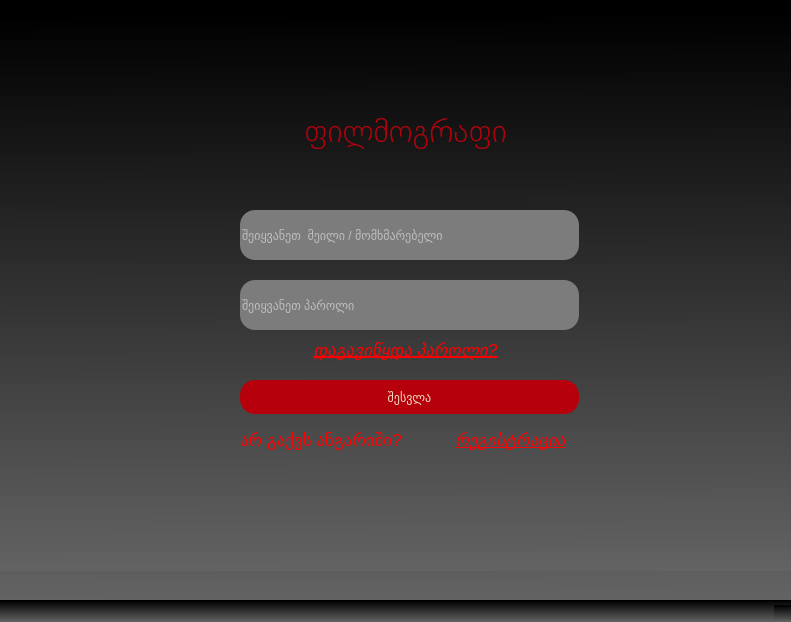
<?xml version="1.0" encoding="UTF-8"?>
<ui version="4.0">
 <class>MainWindow</class>
 <widget class="QMainWindow" name="MainWindow">
  <property name="geometry">
   <rect>
    <x>0</x>
    <y>0</y>
    <width>791</width>
    <height>622</height>
   </rect>
  </property>
  <property name="minimumSize">
   <size>
    <width>0</width>
    <height>50</height>
   </size>
  </property>
  <property name="windowTitle">
   <string>MainWindow</string>
  </property>
  <property name="styleSheet">
   <string notr="true">background-color: qlineargradient(spread:pad, x1:0.497826, y1:1, x2:0.492537, y2:0.023, stop:0 rgba(99, 99, 99, 255), stop:1 rgba(0, 0, 0, 255));</string>
  </property>
  <widget class="QWidget" name="centralwidget">
   <widget class="QStackedWidget" name="stackedWidget">
    <property name="geometry">
     <rect>
      <x>0</x>
      <y>0</y>
      <width>791</width>
      <height>571</height>
     </rect>
    </property>
    <property name="currentIndex">
     <number>0</number>
    </property>
    <widget class="QWidget" name="page">
     <widget class="QLabel" name="label">
      <property name="geometry">
       <rect>
        <x>240</x>
        <y>90</y>
        <width>331</width>
        <height>81</height>
       </rect>
      </property>
      <property name="font">
       <font>
        <family>MS Shell Dlg 2</family>
        <pointsize>24</pointsize>
        <weight>9</weight>
        <italic>false</italic>
        <bold>false</bold>
       </font>
      </property>
      <property name="styleSheet">
       <string notr="true">font: 75 24pt &quot;MS Shell Dlg 2&quot;;
color: rgb(182, 1, 13);
background-color: none;</string>
      </property>
      <property name="text">
       <string>ფილმოგრაფი</string>
      </property>
      <property name="alignment">
       <set>Qt::AlignCenter</set>
      </property>
     </widget>
     <widget class="QLineEdit" name="l">
      <property name="geometry">
       <rect>
        <x>240</x>
        <y>210</y>
        <width>339</width>
        <height>50</height>
       </rect>
      </property>
      <property name="minimumSize">
       <size>
        <width>0</width>
        <height>50</height>
       </size>
      </property>
      <property name="styleSheet">
       <string notr="true">QLineEdit {background-color: rgb(124, 124, 124);
font: 10pt &quot;MS Shell Dlg 2&quot;;
border:gray;
color:white;
border-radius: 15px;
transition: 1.5s all-in-ease;
}


QLineEdit:hover{
cursor : pointer;
border: 2px solid rgb(182, 1, 13);
}


</string>
      </property>
      <property name="text">
       <string/>
      </property>
      <property name="placeholderText">
       <string>შეიყვანეთ  მეილი / მომხმარებელი</string>
      </property>
     </widget>
     <widget class="QLineEdit" name="lineEdit_2">
      <property name="geometry">
       <rect>
        <x>240</x>
        <y>280</y>
        <width>339</width>
        <height>50</height>
       </rect>
      </property>
      <property name="minimumSize">
       <size>
        <width>0</width>
        <height>50</height>
       </size>
      </property>
      <property name="cursor">
       <cursorShape>IBeamCursor</cursorShape>
      </property>
      <property name="styleSheet">
       <string notr="true">QLineEdit {background-color: rgb(124, 124, 124);
font: 10pt &quot;MS Shell Dlg 2&quot;;
border:gray;
color:white;
border-radius: 15px;
transition: 1.5s all-in-ease;
}


QLineEdit:hover{
cursor : pointer;
border: 2px solid rgb(182, 1, 13);
}
</string>
      </property>
      <property name="text">
       <string/>
      </property>
      <property name="placeholderText">
       <string>შეიყვანეთ პაროლი</string>
      </property>
     </widget>
     <widget class="QPushButton" name="pushButton_2">
      <property name="geometry">
       <rect>
        <x>240</x>
        <y>380</y>
        <width>339</width>
        <height>34</height>
       </rect>
      </property>
      <property name="cursor">
       <cursorShape>PointingHandCursor</cursorShape>
      </property>
      <property name="styleSheet">
       <string notr="true">background-color: rgb(182, 1, 13);
font: 12pt &quot;MS Shell Dlg 2&quot;;
color: rgb(239, 219, 191);
border-radius: 15px;</string>
      </property>
      <property name="text">
       <string>შესვლა</string>
      </property>
     </widget>
     <widget class="QPushButton" name="pushButton">
      <property name="geometry">
       <rect>
        <x>420</x>
        <y>420</y>
        <width>181</width>
        <height>41</height>
       </rect>
      </property>
      <property name="font">
       <font>
        <family>MS Shell Dlg 2</family>
        <pointsize>13</pointsize>
        <weight>50</weight>
        <italic>true</italic>
        <bold>false</bold>
        <underline>true</underline>
       </font>
      </property>
      <property name="cursor">
       <cursorShape>PointingHandCursor</cursorShape>
      </property>
      <property name="styleSheet">
       <string notr="true">color: red;
background-color: transparent;
border: none; </string>
      </property>
      <property name="text">
       <string>რეგისტრაცია</string>
      </property>
     </widget>
     <widget class="QPushButton" name="pushButton_12">
      <property name="geometry">
       <rect>
        <x>240</x>
        <y>330</y>
        <width>331</width>
        <height>40</height>
       </rect>
      </property>
      <property name="font">
       <font>
        <family>MS Shell Dlg 2</family>
        <pointsize>13</pointsize>
        <weight>50</weight>
        <italic>true</italic>
        <bold>false</bold>
        <underline>true</underline>
       </font>
      </property>
      <property name="cursor">
       <cursorShape>PointingHandCursor</cursorShape>
      </property>
      <property name="styleSheet">
       <string notr="true">color: red;
background-color: transparent;
border: none; </string>
      </property>
      <property name="text">
       <string>დაგავიწყდა პაროლი?</string>
      </property>
     </widget>
     <widget class="QLabel" name="label_10">
      <property name="geometry">
       <rect>
        <x>240</x>
        <y>420</y>
        <width>211</width>
        <height>41</height>
       </rect>
      </property>
      <property name="font">
       <font>
        <family>MS Shell Dlg 2</family>
        <pointsize>13</pointsize>
        <weight>50</weight>
        <italic>false</italic>
        <bold>false</bold>
       </font>
      </property>
      <property name="styleSheet">
       <string notr="true">color: red;
background-color: transparent;</string>
      </property>
      <property name="text">
       <string>არ გაქვს ანგარიში?</string>
      </property>
     </widget>
    </widget>
    <widget class="QWidget" name="page_2">
     <widget class="QLineEdit" name="l_2">
      <property name="geometry">
       <rect>
        <x>230</x>
        <y>130</y>
        <width>339</width>
        <height>50</height>
       </rect>
      </property>
      <property name="minimumSize">
       <size>
        <width>0</width>
        <height>50</height>
       </size>
      </property>
      <property name="styleSheet">
       <string notr="true">QLineEdit {background-color: rgb(124, 124, 124);
font: 10pt &quot;MS Shell Dlg 2&quot;;
border:gray;
color:white;
border-radius: 15px;
transition: 1.5s all-in-ease;
}


QLineEdit:hover{
cursor : pointer;
border: 2px solid rgb(182, 1, 13);
}


</string>
      </property>
      <property name="text">
       <string/>
      </property>
      <property name="placeholderText">
       <string>შეიყვანეთ მომხმარებლის სახელი</string>
      </property>
     </widget>
     <widget class="QLineEdit" name="lineEdit_3">
      <property name="geometry">
       <rect>
        <x>230</x>
        <y>270</y>
        <width>339</width>
        <height>50</height>
       </rect>
      </property>
      <property name="minimumSize">
       <size>
        <width>0</width>
        <height>50</height>
       </size>
      </property>
      <property name="cursor">
       <cursorShape>IBeamCursor</cursorShape>
      </property>
      <property name="styleSheet">
       <string notr="true">QLineEdit {background-color: rgb(124, 124, 124);
font: 10pt &quot;MS Shell Dlg 2&quot;;
border:gray;
color:white;
border-radius: 15px;
transition: 1.5s all-in-ease;
}


QLineEdit:hover{
cursor : pointer;
border: 2px solid rgb(182, 1, 13);
}
</string>
      </property>
      <property name="text">
       <string/>
      </property>
      <property name="placeholderText">
       <string>შეიყვანეთ პაროლი</string>
      </property>
     </widget>
     <widget class="QLineEdit" name="lineEdit_4">
      <property name="geometry">
       <rect>
        <x>230</x>
        <y>200</y>
        <width>339</width>
        <height>50</height>
       </rect>
      </property>
      <property name="minimumSize">
       <size>
        <width>0</width>
        <height>50</height>
       </size>
      </property>
      <property name="cursor">
       <cursorShape>IBeamCursor</cursorShape>
      </property>
      <property name="styleSheet">
       <string notr="true">QLineEdit {background-color: rgb(124, 124, 124);
font: 10pt &quot;MS Shell Dlg 2&quot;;
border:gray;
color:white;
border-radius: 15px;
transition: 1.5s all-in-ease;
}


QLineEdit:hover{
cursor : pointer;
border: 2px solid rgb(182, 1, 13);
}
</string>
      </property>
      <property name="text">
       <string/>
      </property>
      <property name="placeholderText">
       <string>შეიყვანეთ მეილი</string>
      </property>
     </widget>
     <widget class="QLineEdit" name="lineEdit_5">
      <property name="geometry">
       <rect>
        <x>230</x>
        <y>340</y>
        <width>339</width>
        <height>50</height>
       </rect>
      </property>
      <property name="minimumSize">
       <size>
        <width>0</width>
        <height>50</height>
       </size>
      </property>
      <property name="cursor">
       <cursorShape>IBeamCursor</cursorShape>
      </property>
      <property name="styleSheet">
       <string notr="true">QLineEdit {background-color: rgb(124, 124, 124);
font: 10pt &quot;MS Shell Dlg 2&quot;;
border:gray;
color:white;
border-radius: 15px;
transition: 1.5s all-in-ease;
}


QLineEdit:hover{
cursor : pointer;
border: 2px solid rgb(182, 1, 13);
}
</string>
      </property>
      <property name="text">
       <string/>
      </property>
      <property name="placeholderText">
       <string>გაიმეორეთ პაროლი</string>
      </property>
     </widget>
     <widget class="QPushButton" name="pushButton_3">
      <property name="geometry">
       <rect>
        <x>398</x>
        <y>410</y>
        <width>171</width>
        <height>34</height>
       </rect>
      </property>
      <property name="cursor">
       <cursorShape>PointingHandCursor</cursorShape>
      </property>
      <property name="styleSheet">
       <string notr="true">background-color: rgb(182, 1, 13);
font: 12pt &quot;MS Shell Dlg 2&quot;;
color: rgb(239, 219, 191);
</string>
      </property>
      <property name="text">
       <string>რეგისტრაცია</string>
      </property>
     </widget>
     <widget class="QPushButton" name="pushButton_4">
      <property name="geometry">
       <rect>
        <x>230</x>
        <y>410</y>
        <width>171</width>
        <height>34</height>
       </rect>
      </property>
      <property name="cursor">
       <cursorShape>PointingHandCursor</cursorShape>
      </property>
      <property name="styleSheet">
       <string notr="true">background-color: rgb(255, 255, 255);
font: 12pt &quot;MS Shell Dlg 2&quot;;
color: rgb(172, 48, 48);
</string>
      </property>
      <property name="text">
       <string>უკან დაბრუნება</string>
      </property>
     </widget>
    </widget>
    <widget class="QWidget" name="page_3">
     <widget class="QTabWidget" name="tabWidget">
      <property name="geometry">
       <rect>
        <x>0</x>
        <y>0</y>
        <width>791</width>
        <height>571</height>
       </rect>
      </property>
      <property name="font">
       <font>
        <pointsize>10</pointsize>
       </font>
      </property>
      <property name="cursor">
       <cursorShape>ArrowCursor</cursorShape>
      </property>
      <property name="styleSheet">
       <string notr="true">background-color: black; color: rgb(182, 1, 13);</string>
      </property>
      <property name="currentIndex">
       <number>0</number>
      </property>
      <widget class="QWidget" name="tab">
       <attribute name="title">
        <string>Main page</string>
       </attribute>
       <widget class="QLineEdit" name="lineEdit">
        <property name="geometry">
         <rect>
          <x>50</x>
          <y>50</y>
          <width>309</width>
          <height>41</height>
         </rect>
        </property>
        <property name="font">
         <font>
          <family>MS Shell Dlg 2</family>
          <pointsize>10</pointsize>
          <weight>50</weight>
          <italic>false</italic>
          <bold>false</bold>
         </font>
        </property>
        <property name="styleSheet">
         <string notr="true">QLineEdit {background-color: rgb(124, 124, 124);
font: 10pt &quot;MS Shell Dlg 2&quot;;
border:gray;
color:white;
transition: 1.5s all-in-ease;
}


QLineEdit:hover{
cursor : pointer;
border: 2px solid rgb(182, 1, 13);
}
</string>
        </property>
        <property name="alignment">
         <set>Qt::AlignCenter</set>
        </property>
        <property name="placeholderText">
         <string>შეიყვანე ფილმის სახელი</string>
        </property>
       </widget>
       <widget class="QPushButton" name="pushButton_5">
        <property name="geometry">
         <rect>
          <x>360</x>
          <y>50</y>
          <width>121</width>
          <height>41</height>
         </rect>
        </property>
        <property name="font">
         <font>
          <pointsize>14</pointsize>
          <weight>75</weight>
          <bold>true</bold>
         </font>
        </property>
        <property name="cursor">
         <cursorShape>PointingHandCursor</cursorShape>
        </property>
        <property name="styleSheet">
         <string notr="true">color:  rgb(182, 1, 13); background-color:white;</string>
        </property>
        <property name="text">
         <string>ძიება</string>
        </property>
       </widget>
       <widget class="QListWidget" name="listWidget">
        <property name="geometry">
         <rect>
          <x>50</x>
          <y>120</y>
          <width>681</width>
          <height>351</height>
         </rect>
        </property>
        <property name="cursor" stdset="0">
         <cursorShape>PointingHandCursor</cursorShape>
        </property>
        <property name="styleSheet">
         <string notr="true">color:white; background-color: rgb(182, 1, 13);</string>
        </property>
       </widget>
       <widget class="QPushButton" name="pushButton_10">
        <property name="geometry">
         <rect>
          <x>520</x>
          <y>50</y>
          <width>211</width>
          <height>41</height>
         </rect>
        </property>
        <property name="font">
         <font>
          <pointsize>11</pointsize>
          <italic>true</italic>
         </font>
        </property>
        <property name="cursor">
         <cursorShape>PointingHandCursor</cursorShape>
        </property>
        <property name="styleSheet">
         <string notr="true">color:  rgb(182, 1, 13); background-color:white;</string>
        </property>
        <property name="text">
         <string>არ იცი რას უყურო?</string>
        </property>
       </widget>
      </widget>
      <widget class="QWidget" name="tab_2">
       <attribute name="title">
        <string>User</string>
       </attribute>
       <widget class="QLabel" name="label_3">
        <property name="geometry">
         <rect>
          <x>150</x>
          <y>0</y>
          <width>461</width>
          <height>81</height>
         </rect>
        </property>
        <property name="font">
         <font>
          <pointsize>23</pointsize>
         </font>
        </property>
        <property name="styleSheet">
         <string notr="true">background:none;</string>
        </property>
        <property name="text">
         <string>მომხმარებლის პროფილი</string>
        </property>
       </widget>
       <widget class="QTableWidget" name="tableWidget">
        <property name="geometry">
         <rect>
          <x>30</x>
          <y>90</y>
          <width>511</width>
          <height>421</height>
         </rect>
        </property>
        <property name="styleSheet">
         <string notr="true"/>
        </property>
        <row>
         <property name="text">
          <string/>
         </property>
        </row>
        <row>
         <property name="text">
          <string/>
         </property>
        </row>
        <row>
         <property name="text">
          <string/>
         </property>
        </row>
        <column>
         <property name="text">
          <string>WATCH LATER</string>
         </property>
        </column>
        <column>
         <property name="text">
          <string>FAVORITES</string>
         </property>
        </column>
        <column>
         <property name="text">
          <string>WATCHED</string>
         </property>
        </column>
        <item row="0" column="0">
         <property name="text">
          <string/>
         </property>
        </item>
        <item row="0" column="1">
         <property name="text">
          <string/>
         </property>
        </item>
        <item row="0" column="2">
         <property name="text">
          <string/>
         </property>
        </item>
       </widget>
       <widget class="QPushButton" name="pushButton_11">
        <property name="geometry">
         <rect>
          <x>570</x>
          <y>420</y>
          <width>191</width>
          <height>51</height>
         </rect>
        </property>
        <property name="font">
         <font>
          <pointsize>15</pointsize>
         </font>
        </property>
        <property name="cursor">
         <cursorShape>PointingHandCursor</cursorShape>
        </property>
        <property name="styleSheet">
         <string notr="true">background-color:  rgb(182, 1, 13); color:  rgb(239, 219, 191);
border-radius: 15px;</string>
        </property>
        <property name="text">
         <string>გასვლა</string>
        </property>
       </widget>
       <widget class="QPushButton" name="pushButton_13">
        <property name="geometry">
         <rect>
          <x>570</x>
          <y>120</y>
          <width>191</width>
          <height>71</height>
         </rect>
        </property>
        <property name="font">
         <font>
          <pointsize>15</pointsize>
         </font>
        </property>
        <property name="cursor">
         <cursorShape>PointingHandCursor</cursorShape>
        </property>
        <property name="styleSheet">
         <string notr="true">background-color:  rgb(182, 1, 13); color:  rgb(239, 219, 191);
border-radius: 15px;</string>
        </property>
        <property name="text">
         <string>პროფილის 
რედაქტირება</string>
        </property>
       </widget>
       <widget class="QPushButton" name="pushButton_14">
        <property name="geometry">
         <rect>
          <x>570</x>
          <y>280</y>
          <width>191</width>
          <height>51</height>
         </rect>
        </property>
        <property name="font">
         <font>
          <pointsize>15</pointsize>
         </font>
        </property>
        <property name="cursor">
         <cursorShape>PointingHandCursor</cursorShape>
        </property>
        <property name="styleSheet">
         <string notr="true">background-color:  rgb(182, 1, 13); color:  rgb(239, 219, 191);
border-radius: 15px;</string>
        </property>
        <property name="text">
         <string>სტატისტიკა</string>
        </property>
       </widget>
       <widget class="QPushButton" name="pushButton_7">
        <property name="geometry">
         <rect>
          <x>570</x>
          <y>350</y>
          <width>191</width>
          <height>51</height>
         </rect>
        </property>
        <property name="font">
         <font>
          <pointsize>15</pointsize>
         </font>
        </property>
        <property name="cursor">
         <cursorShape>PointingHandCursor</cursorShape>
        </property>
        <property name="styleSheet">
         <string notr="true">background-color:  rgb(182, 1, 13); color:  rgb(239, 219, 191);
border-radius: 15px;</string>
        </property>
        <property name="text">
         <string>ჩვენს შესახებ</string>
        </property>
       </widget>
       <widget class="QPushButton" name="pushButton_8">
        <property name="geometry">
         <rect>
          <x>570</x>
          <y>210</y>
          <width>191</width>
          <height>51</height>
         </rect>
        </property>
        <property name="font">
         <font>
          <pointsize>15</pointsize>
         </font>
        </property>
        <property name="cursor">
         <cursorShape>PointingHandCursor</cursorShape>
        </property>
        <property name="styleSheet">
         <string notr="true">background-color:  rgb(182, 1, 13); color:  rgb(239, 219, 191);
border-radius: 15px;</string>
        </property>
        <property name="text">
         <string>დახმარება</string>
        </property>
       </widget>
      </widget>
      <widget class="QWidget" name="tab_4">
       <attribute name="title">
        <string>Fun</string>
       </attribute>
       <widget class="QLabel" name="label_4">
        <property name="geometry">
         <rect>
          <x>50</x>
          <y>50</y>
          <width>301</width>
          <height>151</height>
         </rect>
        </property>
        <property name="font">
         <font>
          <pointsize>30</pointsize>
         </font>
        </property>
        <property name="styleSheet">
         <string notr="true">background-color: transparent;</string>
        </property>
        <property name="text">
         <string>არ იცი 
რას უყურო?</string>
        </property>
        <property name="alignment">
         <set>Qt::AlignCenter</set>
        </property>
       </widget>
       <widget class="QPushButton" name="pushButton_9">
        <property name="geometry">
         <rect>
          <x>40</x>
          <y>310</y>
          <width>331</width>
          <height>101</height>
         </rect>
        </property>
        <property name="font">
         <font>
          <pointsize>50</pointsize>
          <italic>false</italic>
          <underline>false</underline>
         </font>
        </property>
        <property name="cursor">
         <cursorShape>PointingHandCursor</cursorShape>
        </property>
        <property name="styleSheet">
         <string notr="true">background-color: rgb(255, 255, 255);
border-radius: 15px;</string>
        </property>
        <property name="text">
         <string>დააჭირე</string>
        </property>
       </widget>
       <widget class="QLabel" name="label_6">
        <property name="geometry">
         <rect>
          <x>410</x>
          <y>30</y>
          <width>361</width>
          <height>41</height>
         </rect>
        </property>
        <property name="font">
         <font>
          <pointsize>18</pointsize>
         </font>
        </property>
        <property name="styleSheet">
         <string notr="true">background-color: transparent;</string>
        </property>
        <property name="text">
         <string>როგორია შენი განწყობა?</string>
        </property>
        <property name="alignment">
         <set>Qt::AlignCenter</set>
        </property>
       </widget>
       <widget class="QWidget" name="gridLayoutWidget">
        <property name="geometry">
         <rect>
          <x>410</x>
          <y>80</y>
          <width>361</width>
          <height>445</height>
         </rect>
        </property>
        <layout class="QGridLayout" name="gridLayout">
         <item row="2" column="0">
          <widget class="QRadioButton" name="radioButton_7">
           <property name="font">
            <font>
             <pointsize>16</pointsize>
            </font>
           </property>
           <property name="styleSheet">
            <string notr="true">background-color: transparent;</string>
           </property>
           <property name="text">
            <string>საშიში</string>
           </property>
          </widget>
         </item>
         <item row="9" column="0">
          <widget class="QRadioButton" name="radioButton_8">
           <property name="font">
            <font>
             <pointsize>16</pointsize>
            </font>
           </property>
           <property name="styleSheet">
            <string notr="true">background-color: transparent;</string>
           </property>
           <property name="text">
            <string>თვითშემეცნება</string>
           </property>
          </widget>
         </item>
         <item row="3" column="0">
          <widget class="QRadioButton" name="radioButton_3">
           <property name="font">
            <font>
             <pointsize>16</pointsize>
            </font>
           </property>
           <property name="styleSheet">
            <string notr="true">background-color: transparent;</string>
           </property>
           <property name="text">
            <string>სევდიანი</string>
           </property>
          </widget>
         </item>
         <item row="6" column="0">
          <widget class="QRadioButton" name="radioButton_9">
           <property name="font">
            <font>
             <pointsize>16</pointsize>
            </font>
           </property>
           <property name="styleSheet">
            <string notr="true">background-color: transparent;</string>
           </property>
           <property name="text">
            <string>ნოსტალგიური</string>
           </property>
          </widget>
         </item>
         <item row="4" column="0">
          <widget class="QRadioButton" name="radioButton_2">
           <property name="font">
            <font>
             <pointsize>16</pointsize>
            </font>
           </property>
           <property name="styleSheet">
            <string notr="true">background-color: transparent;</string>
           </property>
           <property name="text">
            <string>მოწყენილი</string>
           </property>
          </widget>
         </item>
         <item row="0" column="0">
          <widget class="QRadioButton" name="radioButton">
           <property name="font">
            <font>
             <pointsize>16</pointsize>
            </font>
           </property>
           <property name="styleSheet">
            <string notr="true">background-color: transparent;</string>
           </property>
           <property name="text">
            <string>მხიარული</string>
           </property>
          </widget>
         </item>
         <item row="5" column="0">
          <widget class="QRadioButton" name="radioButton_6">
           <property name="font">
            <font>
             <pointsize>16</pointsize>
            </font>
           </property>
           <property name="styleSheet">
            <string notr="true">background-color: transparent;</string>
           </property>
           <property name="text">
            <string>შეყვარებული</string>
           </property>
          </widget>
         </item>
         <item row="7" column="0">
          <widget class="QRadioButton" name="radioButton_10">
           <property name="font">
            <font>
             <pointsize>16</pointsize>
            </font>
           </property>
           <property name="styleSheet">
            <string notr="true">background-color: transparent;</string>
           </property>
           <property name="text">
            <string>მჭირდება ინსპირაცია</string>
           </property>
          </widget>
         </item>
         <item row="10" column="0">
          <widget class="QRadioButton" name="radioButton_11">
           <property name="font">
            <font>
             <pointsize>16</pointsize>
            </font>
           </property>
           <property name="styleSheet">
            <string notr="true">background-color: transparent;</string>
           </property>
           <property name="text">
            <string>საოჯახო დრო</string>
           </property>
          </widget>
         </item>
         <item row="11" column="0">
          <widget class="QRadioButton" name="radioButton_5">
           <property name="font">
            <font>
             <pointsize>16</pointsize>
            </font>
           </property>
           <property name="styleSheet">
            <string notr="true">background-color: transparent;</string>
           </property>
           <property name="text">
            <string>გამაოცე</string>
           </property>
          </widget>
         </item>
        </layout>
       </widget>
      </widget>
     </widget>
    </widget>
    <widget class="QWidget" name="page_4">
     <widget class="QLabel" name="label_2">
      <property name="geometry">
       <rect>
        <x>210</x>
        <y>30</y>
        <width>431</width>
        <height>71</height>
       </rect>
      </property>
      <property name="font">
       <font>
        <pointsize>23</pointsize>
       </font>
      </property>
      <property name="styleSheet">
       <string notr="true">color: rgb(182, 1, 13); background:none;</string>
      </property>
      <property name="text">
       <string/>
      </property>
     </widget>
     <widget class="QLineEdit" name="lineEdit_6">
      <property name="geometry">
       <rect>
        <x>90</x>
        <y>190</y>
        <width>371</width>
        <height>41</height>
       </rect>
      </property>
      <property name="styleSheet">
       <string notr="true">QLineEdit {background-color: rgb(124, 124, 124);
font: 10pt &quot;MS Shell Dlg 2&quot;;
border:gray;
color:white;
border-radius: 15px;
transition: 1.5s all-in-ease;
}


QLineEdit:hover{
cursor : pointer;
border: 2px solid rgb(182, 1, 13);
}
</string>
      </property>
      <property name="placeholderText">
       <string>ახალი სახელი</string>
      </property>
     </widget>
     <widget class="QLineEdit" name="lineEdit_7">
      <property name="geometry">
       <rect>
        <x>90</x>
        <y>270</y>
        <width>371</width>
        <height>41</height>
       </rect>
      </property>
      <property name="styleSheet">
       <string notr="true">QLineEdit {background-color: rgb(124, 124, 124);
font: 10pt &quot;MS Shell Dlg 2&quot;;
border:gray;
color:white;
border-radius: 15px;
transition: 1.5s all-in-ease;
}


QLineEdit:hover{
cursor : pointer;
border: 2px solid rgb(182, 1, 13);
}
</string>
      </property>
      <property name="placeholderText">
       <string>ახალი პაროლი</string>
      </property>
     </widget>
     <widget class="QPushButton" name="pushButton_15">
      <property name="geometry">
       <rect>
        <x>480</x>
        <y>190</y>
        <width>201</width>
        <height>41</height>
       </rect>
      </property>
      <property name="font">
       <font>
        <pointsize>13</pointsize>
       </font>
      </property>
      <property name="cursor">
       <cursorShape>PointingHandCursor</cursorShape>
      </property>
      <property name="styleSheet">
       <string notr="true">background-color:  rgb(182, 1, 13); color:  rgb(239, 219, 191);
border-radius: 15px;</string>
      </property>
      <property name="text">
       <string>სახელის შეცვლა</string>
      </property>
     </widget>
     <widget class="QPushButton" name="pushButton_16">
      <property name="geometry">
       <rect>
        <x>480</x>
        <y>270</y>
        <width>201</width>
        <height>41</height>
       </rect>
      </property>
      <property name="font">
       <font>
        <pointsize>13</pointsize>
       </font>
      </property>
      <property name="cursor">
       <cursorShape>PointingHandCursor</cursorShape>
      </property>
      <property name="styleSheet">
       <string notr="true">background-color:  rgb(182, 1, 13); color:  rgb(239, 219, 191);
border-radius: 15px;</string>
      </property>
      <property name="text">
       <string>პაროლის შეცვლა</string>
      </property>
     </widget>
     <widget class="QPushButton" name="pushButton_17">
      <property name="geometry">
       <rect>
        <x>420</x>
        <y>460</y>
        <width>211</width>
        <height>61</height>
       </rect>
      </property>
      <property name="font">
       <font>
        <pointsize>12</pointsize>
       </font>
      </property>
      <property name="cursor">
       <cursorShape>PointingHandCursor</cursorShape>
      </property>
      <property name="styleSheet">
       <string notr="true">background-color:  rgb(182, 1, 13); color:  rgb(239, 219, 191);
border-radius: 15px;</string>
      </property>
      <property name="text">
       <string>პროფილის წაშლა</string>
      </property>
     </widget>
     <widget class="QPushButton" name="pushButton_18">
      <property name="geometry">
       <rect>
        <x>160</x>
        <y>460</y>
        <width>211</width>
        <height>61</height>
       </rect>
      </property>
      <property name="cursor">
       <cursorShape>PointingHandCursor</cursorShape>
      </property>
      <property name="styleSheet">
       <string notr="true">background-color: rgb(255, 255, 255);
font: 12pt &quot;MS Shell Dlg 2&quot;;
color: rgb(172, 48, 48);
border-radius: 15px;</string>
      </property>
      <property name="text">
       <string>უკან დაბრუნება</string>
      </property>
     </widget>
     <widget class="QLabel" name="label_5">
      <property name="geometry">
       <rect>
        <x>120</x>
        <y>60</y>
        <width>541</width>
        <height>91</height>
       </rect>
      </property>
      <property name="font">
       <font>
        <family>MS Shell Dlg 2</family>
        <pointsize>24</pointsize>
        <weight>9</weight>
        <italic>false</italic>
        <bold>false</bold>
       </font>
      </property>
      <property name="styleSheet">
       <string notr="true">font: 75 24pt &quot;MS Shell Dlg 2&quot;;
color: rgb(182, 1, 13);
background-color: none;</string>
      </property>
      <property name="text">
       <string>პროფილის რედაქტირება</string>
      </property>
      <property name="alignment">
       <set>Qt::AlignCenter</set>
      </property>
     </widget>
     <widget class="QLineEdit" name="lineEdit_8">
      <property name="geometry">
       <rect>
        <x>90</x>
        <y>350</y>
        <width>371</width>
        <height>41</height>
       </rect>
      </property>
      <property name="styleSheet">
       <string notr="true">QLineEdit {background-color: rgb(124, 124, 124);
font: 10pt &quot;MS Shell Dlg 2&quot;;
border:gray;
color:white;
border-radius: 15px;
transition: 1.5s all-in-ease;
}


QLineEdit:hover{
cursor : pointer;
border: 2px solid rgb(182, 1, 13);
}
</string>
      </property>
      <property name="placeholderText">
       <string>ახალი მეილი</string>
      </property>
     </widget>
     <widget class="QPushButton" name="pushButton_19">
      <property name="geometry">
       <rect>
        <x>480</x>
        <y>350</y>
        <width>201</width>
        <height>41</height>
       </rect>
      </property>
      <property name="font">
       <font>
        <pointsize>13</pointsize>
       </font>
      </property>
      <property name="cursor">
       <cursorShape>PointingHandCursor</cursorShape>
      </property>
      <property name="styleSheet">
       <string notr="true">background-color:  rgb(182, 1, 13); color:  rgb(239, 219, 191);
border-radius: 15px;</string>
      </property>
      <property name="text">
       <string>მეილის შეცვლა</string>
      </property>
     </widget>
     <widget class="QLabel" name="label_7">
      <property name="geometry">
       <rect>
        <x>90</x>
        <y>400</y>
        <width>371</width>
        <height>16</height>
       </rect>
      </property>
      <property name="styleSheet">
       <string notr="true">color: rgb(182, 1, 13);
background-color: none;</string>
      </property>
      <property name="text">
       <string/>
      </property>
     </widget>
     <widget class="QLabel" name="label_8">
      <property name="geometry">
       <rect>
        <x>90</x>
        <y>240</y>
        <width>361</width>
        <height>20</height>
       </rect>
      </property>
      <property name="styleSheet">
       <string notr="true">color: rgb(182, 1, 13);
background-color: none;</string>
      </property>
      <property name="text">
       <string/>
      </property>
     </widget>
     <widget class="QLabel" name="label_9">
      <property name="geometry">
       <rect>
        <x>90</x>
        <y>320</y>
        <width>361</width>
        <height>16</height>
       </rect>
      </property>
      <property name="styleSheet">
       <string notr="true">color: rgb(182, 1, 13);
background-color: none;</string>
      </property>
      <property name="text">
       <string/>
      </property>
     </widget>
    </widget>
   </widget>
  </widget>
  <widget class="QMenuBar" name="menubar">
   <property name="geometry">
    <rect>
     <x>0</x>
     <y>0</y>
     <width>791</width>
     <height>26</height>
    </rect>
   </property>
  </widget>
  <widget class="QStatusBar" name="statusbar"/>
 </widget>
 <resources/>
 <connections/>
</ui>
